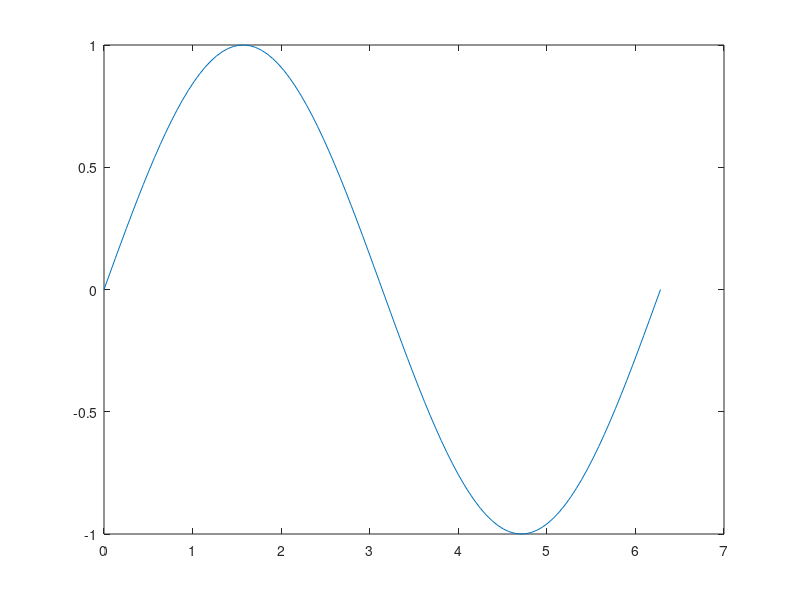
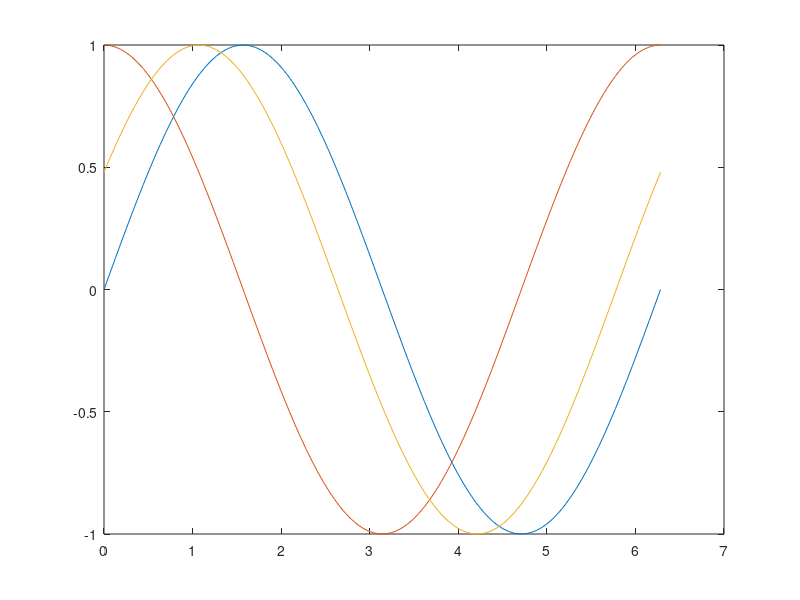
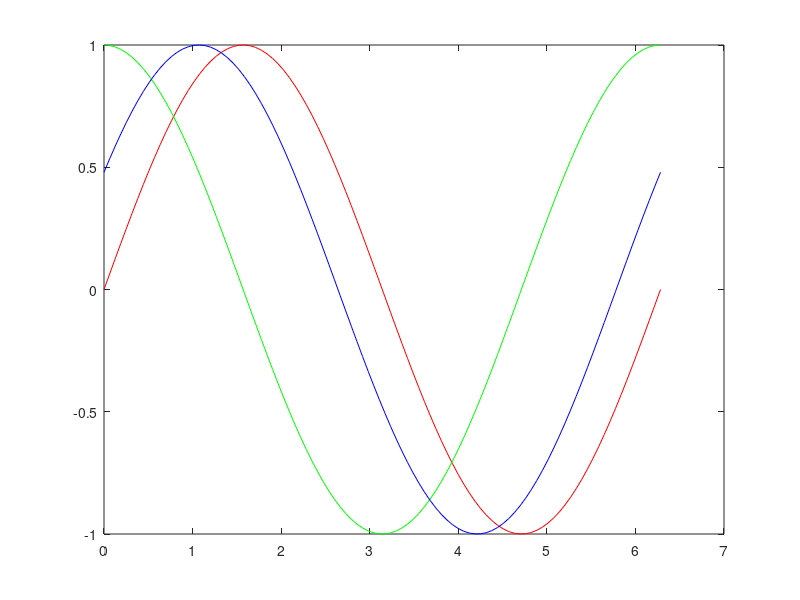

Source code (MATLAB) for these figures, in order:
clear
clc

% Range
% x = 1 : 5

x = linspace(0,2*pi,100);
y1 = sin(x);
y2 = cos(x);
y3 = sin(x + 0.5); % Geser ke kanan 0.5

% Single Lines
figure(1);
plot(x,y1);

% Membaca Perubahan Grafik
% Multi Lines 1
figure(2);
plot(x,y1,x,y2,x,y3) % Membuat Grafik 3 Koordinat

% Multi Lines 2 dengan perintah warna sesuai Keinginan
figure(3);
plot(x,y1,'r',x,y2,'g',x,y3,'b') 

% Figure fungsinya membuat 2 buah grafik di dalam 1 Program yang sama
% r = red, g = green, b = blue -- Kode warna

